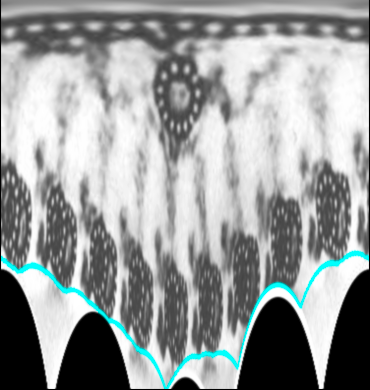
#> input picture cilia_polar_distorted.png, 370 x 390 px
$ python center_in_close_edge.py --image cilia_polar_distorted.png   (older library calls are emulated)
#> lines starting #> are read from the running program, lines starting #| are printed output that depends on the picture; after the words box and inside, x2 and y2 are one past the last pixel; in counts of white or black regions, pixels touching at a corner belong together
'''
Encloses the outer edge.
Will try to use linearPolar() by detecting the center
'''

import argparse
import cv2
import imutils
import numpy as np
from matplotlib import pyplot as plt


ap = argparse.ArgumentParser()
ap.add_argument("-i", "--image", required = True, help = "path to input image")
args = vars(ap.parse_args())

def contoursConvexHull(contours):
    pts = []
    for i in range(0, len(contours)):
        for j in range(0, len(contours[i])):
            pts.append(contours[i][j])

    pts = np.array(pts)
    result = cv2.convexHull(pts)
    return result

#Prepares the image for contouring
image = cv2.imread(args["image"])
#> image is the input picture: shape (390, 370, 3); mean B, G, R 156.6, 156.7, 152.8
gray = cv2.cvtColor(image, cv2.COLOR_BGR2GRAY)
blurred = cv2.GaussianBlur(gray, (5,5), 0)
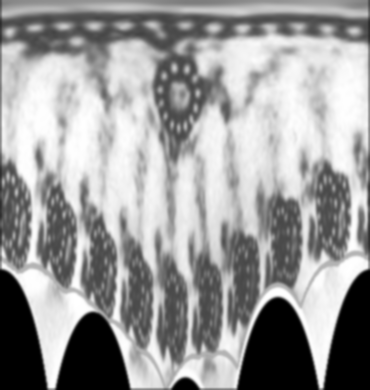
#> blurred: shape (390, 370); min 0, max 255, mean 155.7
thresh = cv2.threshold(blurred, 60, 255, cv2.THRESH_BINARY)[1]
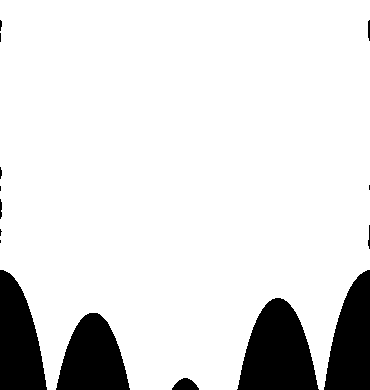
#> thresh: shape (390, 370); 88% white; 15 black regions (7 under 20 px), largest, box (x1, y1, x2, y2) and area: (237, 298, 319, 390) 5167, (0, 270, 47, 390) 3997, (56, 313, 130, 390) 3935
imageCanny = cv2.Canny(blurred, 100, 200, 3)
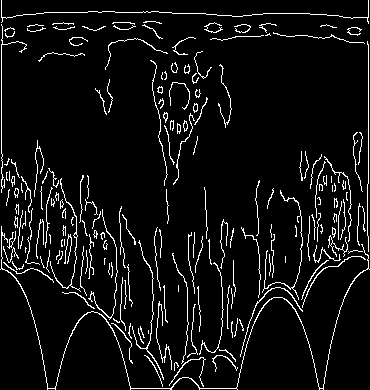
#> imageCanny: shape (390, 370); 6.6% white in thin lines or dots

img, contours, hierarchy = cv2.findContours(imageCanny, cv2.RETR_EXTERNAL, cv2.CHAIN_APPROX_SIMPLE)
#> contours = 189 contours, 170 with area under 20; largest, box (x1, y1, x2, y2) and area: (0, 226, 370, 390) 141, (50, 178, 81, 292) 40, (132, 240, 164, 380) 38, (240, 287, 303, 357) 35, (328, 235, 348, 257) 32
#cv2.drawContours(image, contours, -1, (0,255,255), 2)


ConvexHullPoints = contoursConvexHull(contours)
#> after the loop in contoursConvexHull, `for i in range(0, len(contours)):`: pts = 6651 items, first 6: [[175, 362]], [[174, 363]], [[174, 370]], [[174, 363]], [[175, 362]], [[177, 364]]
#> in contoursConvexHull, `pts = np.array(pts)`: pts = contour of 6651 points, box (x1, y1, x2, y2) (0, 0, 370, 390), area 24249
#> in contoursConvexHull, `result = cv2.convexHull(pts)`: result = [[369, 269], [323, 389], [47, 389], [0, 269], [1, 0], [368, 0]]
#> ConvexHullPoints has the same summary as result in contoursConvexHull
cv2.polylines(image, [ConvexHullPoints], True, (0,255,255), 2)
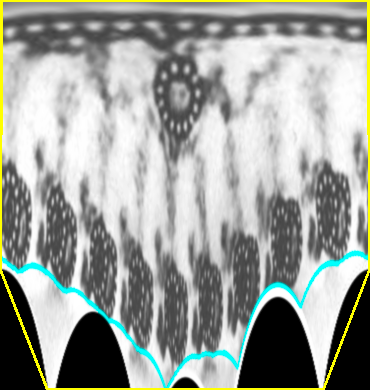
#> image: shape (390, 370, 3); 2.32% of pixels changed, all inside (x1, y1, x2, y2) = (0, 0, 370, 390)

#polylines() gives the required outer edge
#now we find the center of this contour (edge)
#which will serve as the center for linearPolar()

'''for c in cv2.polylines(image, [ConvexHullPoints], True, (0,255,255), 2):
    M = cv2.moments(c)
    if M["m00"] != 0:
        cX = int(M["m10"] / M["m00"])
        cY = int(M["m01"] / M["m00"])
        #print (cX,cY)
    else:
        cX, cY = 0,0
        #print (cX,cY)
'''

'''cnt = contours[cv2.polylines(image, [ConvexHullPoints], True, (0,255,255), 2)]
M = cv2.moments(cnt)
if M["m00"] != 0:
    cX = int(M["m10"] / M["m00"])
    cY = int(M["m01"] / M["m00"])
    print (cX,cY)
else:
    cX, cY = 0,0
    print (cX,cY)

    cv2.circle(image, (cX, cY), 7, (255, 255, 255), -1)
    cv2.putText(image, "center", (cX - 20, cY - 20), cv2.FONT_HERSHEY_SIMPLEX, 0.5, (255, 255, 255), 2)

'''
#Takes the area as parameter to find center
c = max(contours, key = cv2.contourArea)
#> c = contour of 782 points, box (x1, y1, x2, y2) (0, 226, 370, 390), area 141
M = cv2.moments(c)
#> M = moments, m00 141, centre m10/m00, m01/m00 = (180.8, 312.3)
if M["m00"] != 0:
    cX = int(M["m10"] / M["m00"])
#> cX = 180
    cY = int(M["m01"] / M["m00"])
#> cY = 312
    print (cX,cY)
#| 180 312
else:
    cX, cY = 0,0
    print (cX,cY)

    cv2.circle(image, (cX, cY), 7, (255, 255, 255), -1)
    cv2.putText(image, "center", (cX - 20, cY - 20), cv2.FONT_HERSHEY_SIMPLEX, 0.5, (255, 255, 255), 2)

'''
looks like we are getting the center of the external contour [232, 192]
but it doesn't display in the image, what the last two lines of code should do
we can try opening the image in matplotlib to approximate if the center is close
to [232, 192]
'''

'''
cv2.imshow("Hull", image)
cv2.waitKey(0)
cv2.destroyAllWindows()
'''

plt.imshow(image, cmap = 'gray', interpolation = 'bicubic')
plt.xticks([]), plt.yticks([])
plt.show()

$ run again, on Cat_detector/Girl_and_cat.jpg
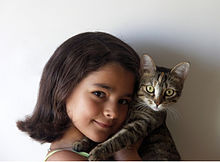
#> input picture Cat_detector/Girl_and_cat.jpg, 220 x 162 px
#> image is the input picture: shape (162, 220, 3); mean B, G, R 127.7, 132.5, 142.2
#> `thresh = cv2.threshold(blurred, 60, 255, cv2.THRESH_BINARY)[1]`:
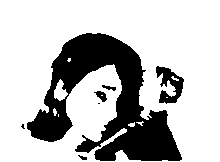
#> thresh: shape (162, 220); 73.9% white; 7 black regions (2 under 20 px), largest, box (x1, y1, x2, y2) and area: (27, 33, 182, 161) 8616, (156, 66, 184, 104) 539, (94, 91, 107, 102) 76, (102, 85, 116, 91) 42, (78, 155, 87, 160) 24
#> imageCanny: shape (162, 220); 4.4% white in thin lines or dots, all inside (x1, y1, x2, y2) = (16, 31, 202, 162)
#> contours = 32 contours, 26 with area under 20; largest, box (x1, y1, x2, y2) and area: (16, 117, 72, 162) 62, (137, 71, 165, 111) 56, (29, 31, 150, 119) 52, (62, 120, 142, 162) 50, (66, 62, 109, 142) 50, (89, 118, 107, 127) 24
#> the loop in contoursConvexHull, `for i in range(0, len(contours)):` made 32 passes
#> after the loop in contoursConvexHull, `for i in range(0, len(contours)):`: pts = 1284 items, first 6: [[97, 160]], [[119, 160]], [[119, 149]], [[117, 151]], [[116, 151]], [[115, 152]]
#> in contoursConvexHull, `pts = np.array(pts)`: pts = contour of 1284 points, box (x1, y1, x2, y2) (16, 31, 202, 162), area 3874
#> result = contour of 24 points, box (x1, y1, x2, y2) (16, 31, 202, 162), area 18008
#> ConvexHullPoints has the same summary as result in contoursConvexHull
#> `cv2.polylines(image, [ConvexHullPoints], True, (0,255,255), 2)`:
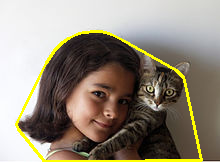
#> image: shape (162, 220, 3); 3.94% of pixels changed, all inside (x1, y1, x2, y2) = (15, 30, 203, 162)
#> c = contour of 122 points, box (x1, y1, x2, y2) (16, 117, 72, 162), area 62
#> M = moments, m00 62, centre m10/m00, m01/m00 = (47.53, 144.4)
#> cX = 47
#> cY = 144
#| 47 144

$ run again, on Cat_detector/maxresdefault.jpg
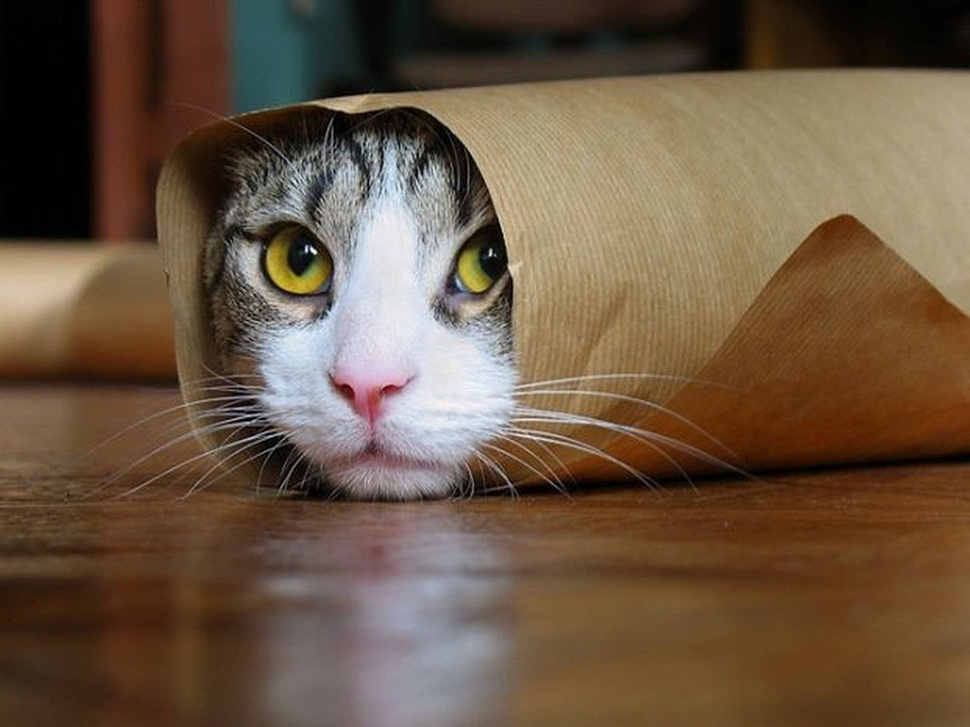
#> input picture Cat_detector/maxresdefault.jpg, 970 x 727 px, shrunk from 1600 x 1200 before the run
#> image is the input picture: shape (727, 970, 3); mean B, G, R 66.6, 86.7, 107.4
#> `thresh = cv2.threshold(blurred, 60, 255, cv2.THRESH_BINARY)[1]`:
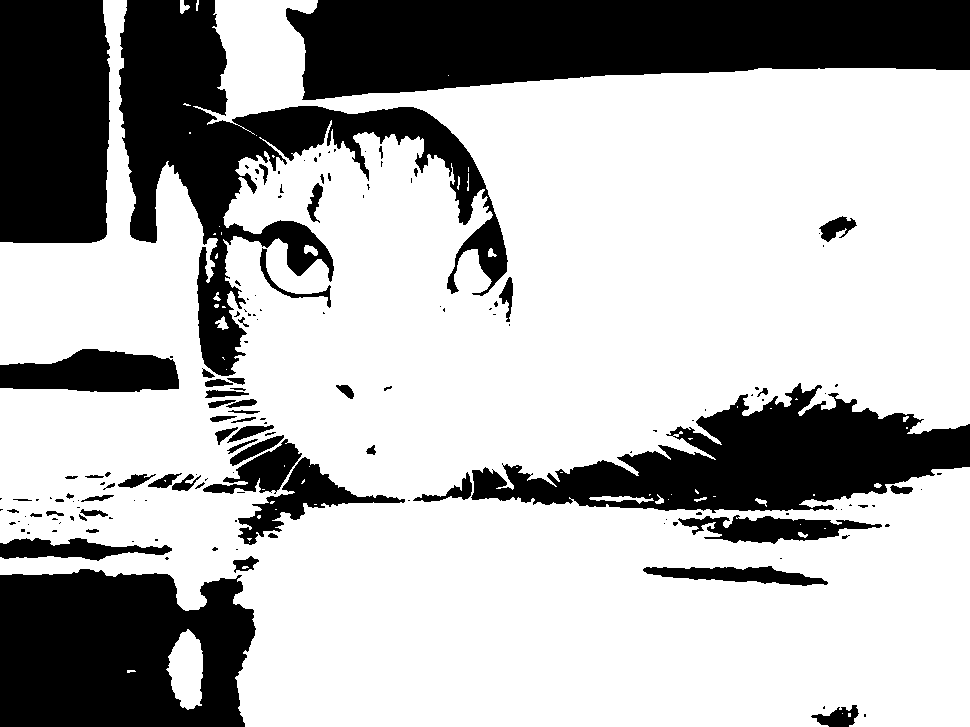
#> thresh: shape (727, 970); 70.2% white; 159 black regions (98 under 20 px), largest, box (x1, y1, x2, y2) and area: (286, 0, 970, 100) 52286, (119, 0, 508, 376) 39978, (0, 569, 256, 727) 33998
#> imageCanny: shape (727, 970); 1.6% white in thin lines or dots, all inside (x1, y1, x2, y2) = (124, 82, 970, 501)
#> contours = 228 contours, 189 with area under 20; largest, box (x1, y1, x2, y2) and area: (325, 117, 348, 185) 191, (743, 214, 887, 315) 106, (469, 449, 514, 499) 70, (889, 247, 970, 318) 65, (193, 434, 285, 490) 62
#> after the loop in contoursConvexHull, `for i in range(0, len(contours)):`: pts = 9378 items, first 6: [[394, 489]], [[394, 490]], [[395, 491]], [[395, 492]], [[396, 493]], [[396, 494]]
#> in contoursConvexHull, `pts = np.array(pts)`: pts = contour of 9378 points, box (x1, y1, x2, y2) (124, 82, 970, 501), area 50205
#> result = contour of 25 points, box (x1, y1, x2, y2) (124, 82, 970, 501), area 261186
#> ConvexHullPoints has the same summary as result in contoursConvexHull
#> `cv2.polylines(image, [ConvexHullPoints], True, (0,255,255), 2)`:
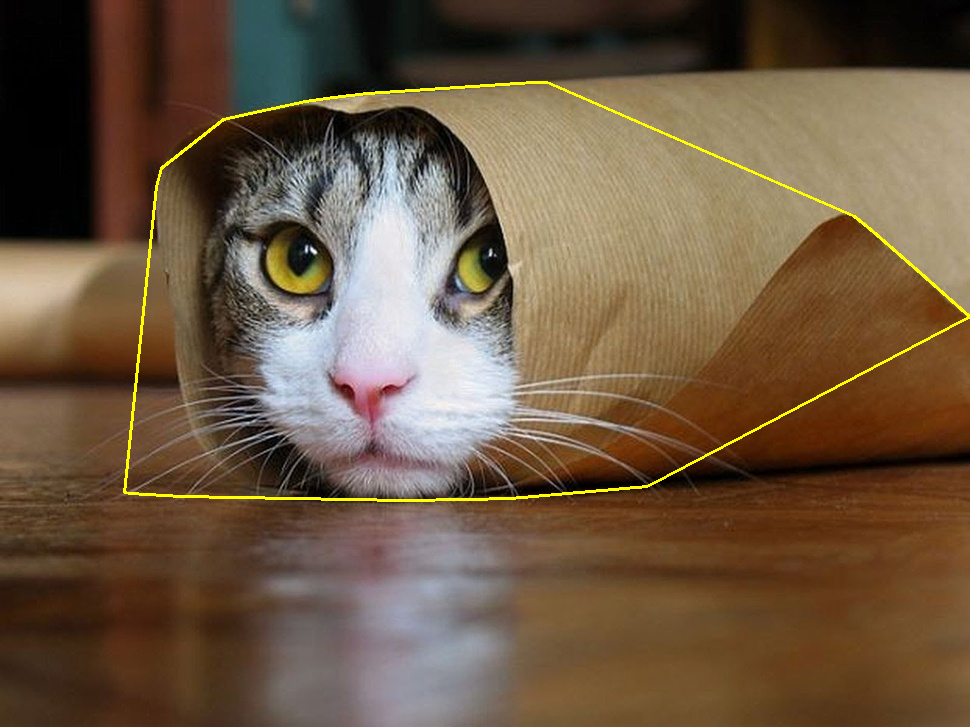
#> image: shape (727, 970, 3); 0.86% of pixels changed, all inside (x1, y1, x2, y2) = (123, 81, 970, 502)
#> c = contour of 217 points, box (x1, y1, x2, y2) (325, 117, 348, 185), area 191
#> M = moments, m00 191, centre m10/m00, m01/m00 = (330.3, 164.4)
#> cX = 330
#> cY = 164
#| 330 164
